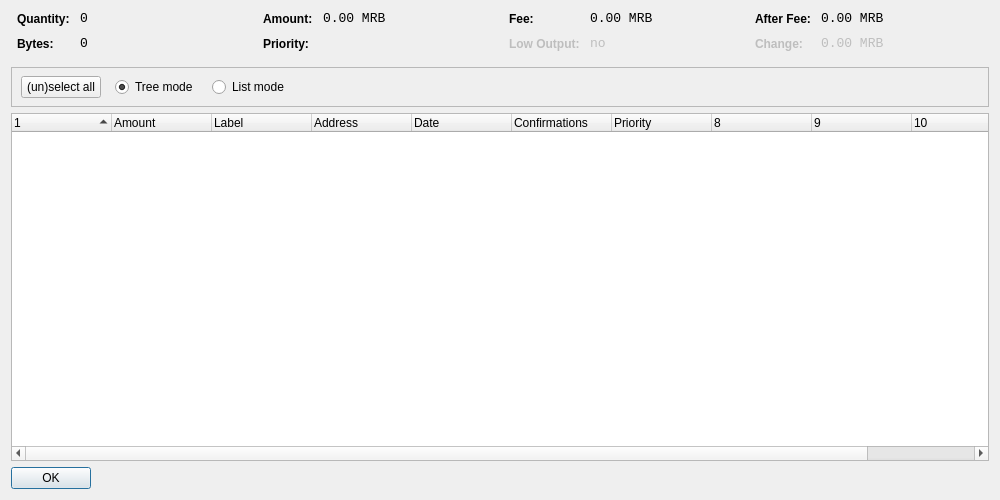
<?xml version="1.0" encoding="UTF-8"?>
<ui version="4.0">
 <class>CoinControlDialog</class>
 <widget class="QDialog" name="CoinControlDialog">
  <property name="geometry">
   <rect>
    <x>0</x>
    <y>0</y>
    <width>1000</width>
    <height>500</height>
   </rect>
  </property>
  <property name="windowTitle">
   <string>Coin Control</string>
  </property>
  <layout class="QVBoxLayout" name="verticalLayout">
   <item>
    <layout class="QHBoxLayout" name="horizontalLayoutTop" stretch="0,0,0,0">
     <property name="topMargin">
      <number>0</number>
     </property>
     <property name="bottomMargin">
      <number>10</number>
     </property>
     <item>
      <layout class="QFormLayout" name="formLayoutCoinControl1">
       <property name="horizontalSpacing">
        <number>10</number>
       </property>
       <property name="verticalSpacing">
        <number>10</number>
       </property>
       <property name="leftMargin">
        <number>6</number>
       </property>
       <property name="rightMargin">
        <number>6</number>
       </property>
       <item row="0" column="0">
        <widget class="QLabel" name="labelCoinControlQuantityText">
         <property name="styleSheet">
          <string notr="true">font-weight:bold;</string>
         </property>
         <property name="text">
          <string>Quantity:</string>
         </property>
        </widget>
       </item>
       <item row="0" column="1">
        <widget class="QLabel" name="labelCoinControlQuantity">
         <property name="font">
          <font>
           <family>Monospace</family>
           <pointsize>10</pointsize>
          </font>
         </property>
         <property name="cursor">
          <cursorShape>IBeamCursor</cursorShape>
         </property>
         <property name="contextMenuPolicy">
          <enum>Qt::ActionsContextMenu</enum>
         </property>
         <property name="text">
          <string>0</string>
         </property>
         <property name="textInteractionFlags">
          <set>Qt::LinksAccessibleByMouse|Qt::TextSelectableByKeyboard|Qt::TextSelectableByMouse</set>
         </property>
        </widget>
       </item>
       <item row="1" column="0">
        <widget class="QLabel" name="labelCoinControlBytesText">
         <property name="styleSheet">
          <string notr="true">font-weight:bold;</string>
         </property>
         <property name="text">
          <string>Bytes:</string>
         </property>
        </widget>
       </item>
       <item row="1" column="1">
        <widget class="QLabel" name="labelCoinControlBytes">
         <property name="font">
          <font>
           <family>Monospace</family>
           <pointsize>10</pointsize>
          </font>
         </property>
         <property name="cursor">
          <cursorShape>IBeamCursor</cursorShape>
         </property>
         <property name="contextMenuPolicy">
          <enum>Qt::ActionsContextMenu</enum>
         </property>
         <property name="text">
          <string>0</string>
         </property>
         <property name="textInteractionFlags">
          <set>Qt::LinksAccessibleByMouse|Qt::TextSelectableByKeyboard|Qt::TextSelectableByMouse</set>
         </property>
        </widget>
       </item>
      </layout>
     </item>
     <item>
      <layout class="QFormLayout" name="formLayoutCoinControl2">
       <property name="horizontalSpacing">
        <number>10</number>
       </property>
       <property name="verticalSpacing">
        <number>10</number>
       </property>
       <property name="leftMargin">
        <number>6</number>
       </property>
       <property name="rightMargin">
        <number>6</number>
       </property>
       <item row="0" column="0">
        <widget class="QLabel" name="labelCoinControlAmountText">
         <property name="styleSheet">
          <string notr="true">font-weight:bold;</string>
         </property>
         <property name="text">
          <string>Amount:</string>
         </property>
        </widget>
       </item>
       <item row="0" column="1">
        <widget class="QLabel" name="labelCoinControlAmount">
         <property name="font">
          <font>
           <family>Monospace</family>
           <pointsize>10</pointsize>
          </font>
         </property>
         <property name="cursor">
          <cursorShape>IBeamCursor</cursorShape>
         </property>
         <property name="contextMenuPolicy">
          <enum>Qt::ActionsContextMenu</enum>
         </property>
         <property name="text">
          <string>0.00 MRB</string>
         </property>
         <property name="textInteractionFlags">
          <set>Qt::LinksAccessibleByMouse|Qt::TextSelectableByKeyboard|Qt::TextSelectableByMouse</set>
         </property>
        </widget>
       </item>
       <item row="1" column="0">
        <widget class="QLabel" name="labelCoinControlPriorityText">
         <property name="styleSheet">
          <string notr="true">font-weight:bold;</string>
         </property>
         <property name="text">
          <string>Priority:</string>
         </property>
        </widget>
       </item>
       <item row="1" column="1">
        <widget class="QLabel" name="labelCoinControlPriority">
         <property name="font">
          <font>
           <family>Monospace</family>
           <pointsize>10</pointsize>
          </font>
         </property>
         <property name="cursor">
          <cursorShape>IBeamCursor</cursorShape>
         </property>
         <property name="contextMenuPolicy">
          <enum>Qt::ActionsContextMenu</enum>
         </property>
         <property name="text">
          <string/>
         </property>
         <property name="textInteractionFlags">
          <set>Qt::LinksAccessibleByMouse|Qt::TextSelectableByKeyboard|Qt::TextSelectableByMouse</set>
         </property>
        </widget>
       </item>
      </layout>
     </item>
     <item>
      <layout class="QFormLayout" name="formLayoutCoinControl3">
       <property name="horizontalSpacing">
        <number>10</number>
       </property>
       <property name="verticalSpacing">
        <number>10</number>
       </property>
       <property name="leftMargin">
        <number>6</number>
       </property>
       <property name="rightMargin">
        <number>6</number>
       </property>
       <item row="0" column="0">
        <widget class="QLabel" name="labelCoinControlFeeText">
         <property name="styleSheet">
          <string notr="true">font-weight:bold;</string>
         </property>
         <property name="text">
          <string>Fee:</string>
         </property>
        </widget>
       </item>
       <item row="0" column="1">
        <widget class="QLabel" name="labelCoinControlFee">
         <property name="font">
          <font>
           <family>Monospace</family>
           <pointsize>10</pointsize>
          </font>
         </property>
         <property name="cursor">
          <cursorShape>IBeamCursor</cursorShape>
         </property>
         <property name="contextMenuPolicy">
          <enum>Qt::ActionsContextMenu</enum>
         </property>
         <property name="text">
          <string>0.00 MRB</string>
         </property>
         <property name="textInteractionFlags">
          <set>Qt::LinksAccessibleByMouse|Qt::TextSelectableByKeyboard|Qt::TextSelectableByMouse</set>
         </property>
        </widget>
       </item>
       <item row="1" column="0">
        <widget class="QLabel" name="labelCoinControlLowOutputText">
         <property name="enabled">
          <bool>false</bool>
         </property>
         <property name="styleSheet">
          <string notr="true">font-weight:bold;</string>
         </property>
         <property name="text">
          <string>Low Output:</string>
         </property>
        </widget>
       </item>
       <item row="1" column="1">
        <widget class="QLabel" name="labelCoinControlLowOutput">
         <property name="enabled">
          <bool>false</bool>
         </property>
         <property name="font">
          <font>
           <family>Monospace</family>
           <pointsize>10</pointsize>
          </font>
         </property>
         <property name="cursor">
          <cursorShape>IBeamCursor</cursorShape>
         </property>
         <property name="contextMenuPolicy">
          <enum>Qt::ActionsContextMenu</enum>
         </property>
         <property name="text">
          <string>no</string>
         </property>
         <property name="textInteractionFlags">
          <set>Qt::LinksAccessibleByMouse|Qt::TextSelectableByKeyboard|Qt::TextSelectableByMouse</set>
         </property>
        </widget>
       </item>
      </layout>
     </item>
     <item>
      <layout class="QFormLayout" name="formLayoutCoinControl4">
       <property name="fieldGrowthPolicy">
        <enum>QFormLayout::AllNonFixedFieldsGrow</enum>
       </property>
       <property name="horizontalSpacing">
        <number>10</number>
       </property>
       <property name="verticalSpacing">
        <number>10</number>
       </property>
       <property name="leftMargin">
        <number>6</number>
       </property>
       <property name="rightMargin">
        <number>6</number>
       </property>
       <item row="0" column="0">
        <widget class="QLabel" name="labelCoinControlAfterFeeText">
         <property name="styleSheet">
          <string notr="true">font-weight:bold;</string>
         </property>
         <property name="text">
          <string>After Fee:</string>
         </property>
        </widget>
       </item>
       <item row="0" column="1">
        <widget class="QLabel" name="labelCoinControlAfterFee">
         <property name="font">
          <font>
           <family>Monospace</family>
           <pointsize>10</pointsize>
          </font>
         </property>
         <property name="cursor">
          <cursorShape>IBeamCursor</cursorShape>
         </property>
         <property name="contextMenuPolicy">
          <enum>Qt::ActionsContextMenu</enum>
         </property>
         <property name="text">
          <string>0.00 MRB</string>
         </property>
         <property name="textInteractionFlags">
          <set>Qt::LinksAccessibleByMouse|Qt::TextSelectableByKeyboard|Qt::TextSelectableByMouse</set>
         </property>
        </widget>
       </item>
       <item row="1" column="0">
        <widget class="QLabel" name="labelCoinControlChangeText">
         <property name="enabled">
          <bool>false</bool>
         </property>
         <property name="styleSheet">
          <string notr="true">font-weight:bold;</string>
         </property>
         <property name="text">
          <string>Change:</string>
         </property>
        </widget>
       </item>
       <item row="1" column="1">
        <widget class="QLabel" name="labelCoinControlChange">
         <property name="enabled">
          <bool>false</bool>
         </property>
         <property name="font">
          <font>
           <family>Monospace</family>
           <pointsize>10</pointsize>
          </font>
         </property>
         <property name="cursor">
          <cursorShape>IBeamCursor</cursorShape>
         </property>
         <property name="contextMenuPolicy">
          <enum>Qt::ActionsContextMenu</enum>
         </property>
         <property name="text">
          <string>0.00 MRB</string>
         </property>
         <property name="textInteractionFlags">
          <set>Qt::LinksAccessibleByMouse|Qt::TextSelectableByKeyboard|Qt::TextSelectableByMouse</set>
         </property>
        </widget>
       </item>
      </layout>
     </item>
    </layout>
   </item>
   <item>
    <widget class="QFrame" name="frame">
     <property name="minimumSize">
      <size>
       <width>0</width>
       <height>40</height>
      </size>
     </property>
     <property name="frameShape">
      <enum>QFrame::StyledPanel</enum>
     </property>
     <property name="frameShadow">
      <enum>QFrame::Sunken</enum>
     </property>
     <widget class="QWidget" name="horizontalLayoutWidget">
      <property name="geometry">
       <rect>
        <x>10</x>
        <y>0</y>
        <width>781</width>
        <height>41</height>
       </rect>
      </property>
      <layout class="QHBoxLayout" name="horizontalLayoutPanel" stretch="0,0,0,0">
       <property name="spacing">
        <number>14</number>
       </property>
       <item>
        <widget class="QPushButton" name="pushButtonSelectAll">
         <property name="sizePolicy">
          <sizepolicy hsizetype="Maximum" vsizetype="Fixed">
           <horstretch>0</horstretch>
           <verstretch>0</verstretch>
          </sizepolicy>
         </property>
         <property name="text">
          <string>(un)select all</string>
         </property>
        </widget>
       </item>
       <item>
        <widget class="QRadioButton" name="radioTreeMode">
         <property name="sizePolicy">
          <sizepolicy hsizetype="Maximum" vsizetype="Fixed">
           <horstretch>0</horstretch>
           <verstretch>0</verstretch>
          </sizepolicy>
         </property>
         <property name="text">
          <string>Tree mode</string>
         </property>
         <property name="checked">
          <bool>true</bool>
         </property>
        </widget>
       </item>
       <item>
        <widget class="QRadioButton" name="radioListMode">
         <property name="sizePolicy">
          <sizepolicy hsizetype="Maximum" vsizetype="Fixed">
           <horstretch>0</horstretch>
           <verstretch>0</verstretch>
          </sizepolicy>
         </property>
         <property name="text">
          <string>List mode</string>
         </property>
        </widget>
       </item>
       <item>
        <spacer name="horizontalSpacer">
         <property name="orientation">
          <enum>Qt::Horizontal</enum>
         </property>
         <property name="sizeHint" stdset="0">
          <size>
           <width>40</width>
           <height>20</height>
          </size>
         </property>
        </spacer>
       </item>
      </layout>
     </widget>
    </widget>
   </item>
   <item>
    <widget class="CoinControlTreeWidget" name="treeWidget">
     <property name="contextMenuPolicy">
      <enum>Qt::CustomContextMenu</enum>
     </property>
     <property name="sortingEnabled">
      <bool>false</bool>
     </property>
     <property name="columnCount">
      <number>11</number>
     </property>
     <attribute name="headerShowSortIndicator" stdset="0">
      <bool>true</bool>
     </attribute>
     <attribute name="headerStretchLastSection">
      <bool>false</bool>
     </attribute>
     <column>
      <property name="text">
       <string/>
      </property>
     </column>
     <column>
      <property name="text">
       <string>Amount</string>
      </property>
     </column>
     <column>
      <property name="text">
       <string>Label</string>
      </property>
     </column>
     <column>
      <property name="text">
       <string>Address</string>
      </property>
     </column>
     <column>
      <property name="text">
       <string>Date</string>
      </property>
     </column>
     <column>
      <property name="text">
       <string>Confirmations</string>
      </property>
      <property name="toolTip">
       <string>Confirmed</string>
      </property>
     </column>
     <column>
      <property name="text">
       <string>Priority</string>
      </property>
     </column>
     <column>
      <property name="text">
       <string/>
      </property>
     </column>
     <column>
      <property name="text">
       <string/>
      </property>
     </column>
     <column>
      <property name="text">
       <string/>
      </property>
     </column>
     <column>
      <property name="text">
       <string/>
      </property>
     </column>
    </widget>
   </item>
   <item>
    <widget class="QDialogButtonBox" name="buttonBox">
     <property name="sizePolicy">
      <sizepolicy hsizetype="Maximum" vsizetype="Fixed">
       <horstretch>0</horstretch>
       <verstretch>0</verstretch>
      </sizepolicy>
     </property>
     <property name="orientation">
      <enum>Qt::Horizontal</enum>
     </property>
     <property name="standardButtons">
      <set>QDialogButtonBox::Ok</set>
     </property>
    </widget>
   </item>
  </layout>
 </widget>
 <customwidgets>
  <customwidget>
   <class>CoinControlTreeWidget</class>
   <extends>QTreeWidget</extends>
   <header>coincontroltreewidget.h</header>
  </customwidget>
 </customwidgets>
 <resources/>
 <connections/>
</ui>
